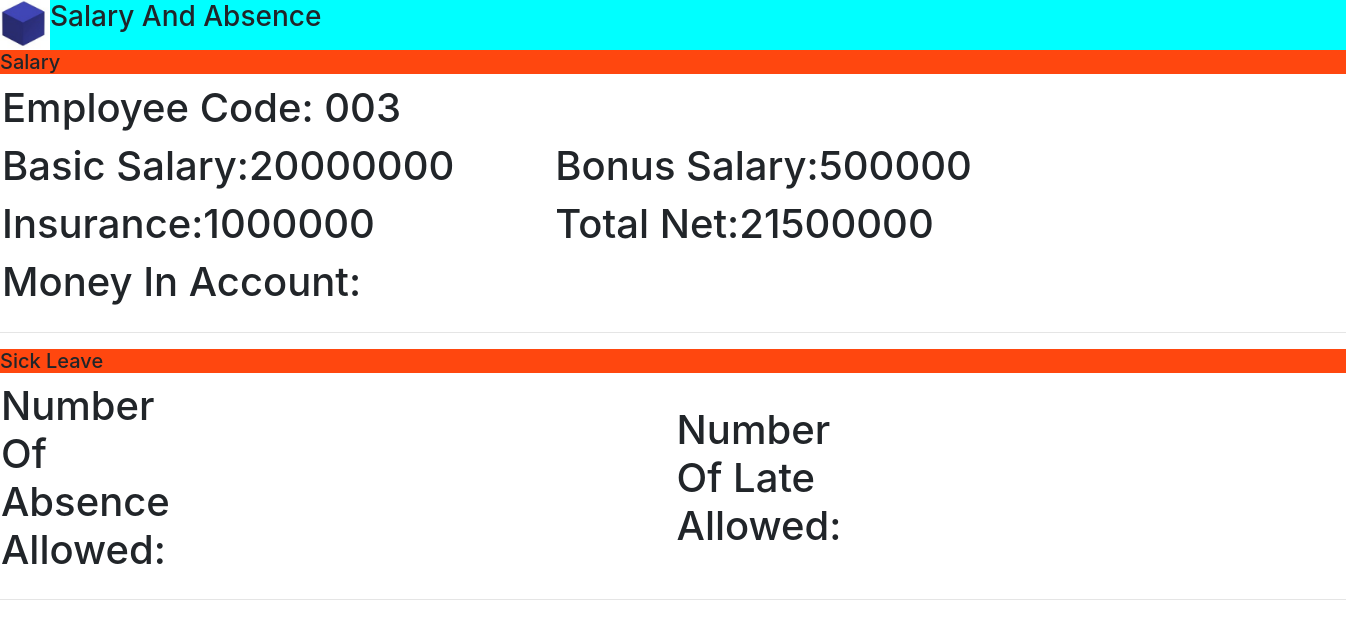
/VisualStudioCodeStuff/Common/mySalary.php (signed in), run on an earlier commit of the app's database.
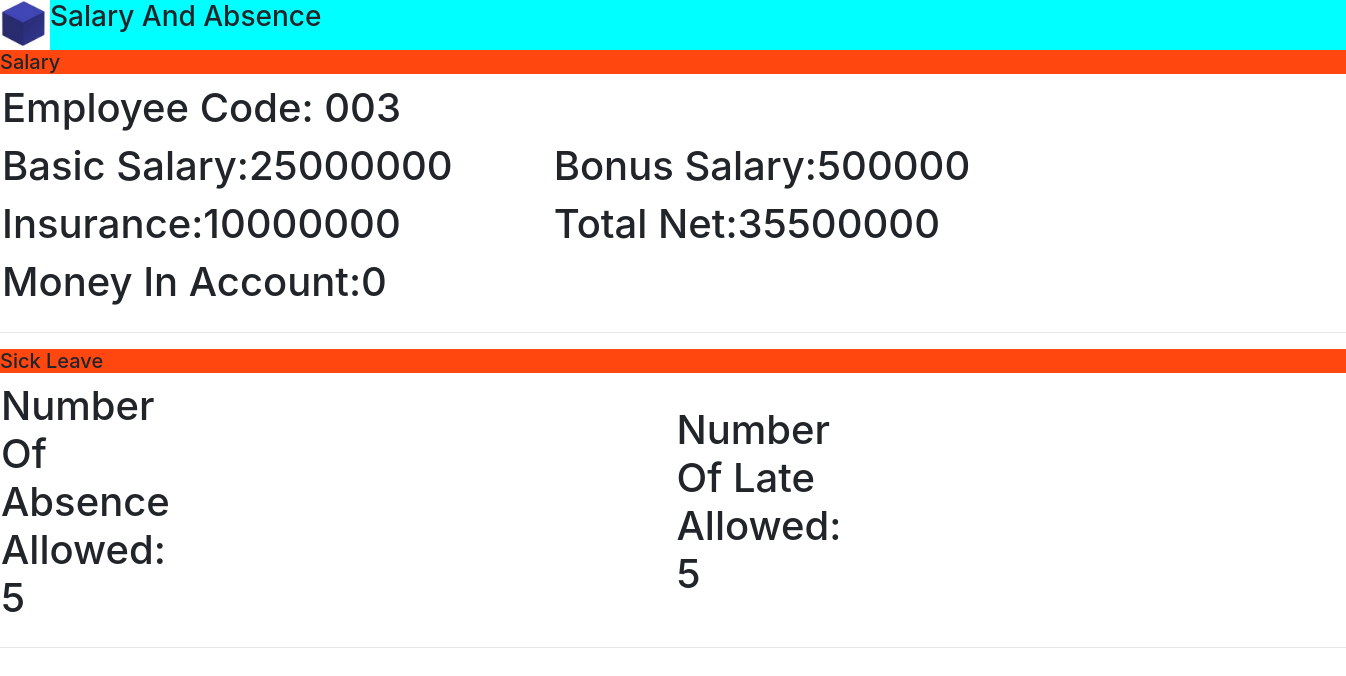
And on a later commit of the database.
### tables this page shows
CREATE TABLE `salary` (
  `EmployeeCode` varchar(5) NOT NULL,
  `basic` int(11) NOT NULL,
  `bonus` int(11) NOT NULL,
  `Insurance` int(11) NOT NULL,
  `Total Net` int(11) NOT NULL
);

CREATE TABLE `moneyPaid` (
  `EmployeeCode` varchar(5) NOT NULL,
  `Total` int(11) NOT NULL
);

CREATE TABLE `absence_bonus` (
  `emID` varchar(5) NOT NULL,
  `absence_allow` int(11) NOT NULL,
  `late_allow` int(11) NOT NULL
);

### VisualStudioCodeStuff/Common/mySalary.php (the view, shortened to what this page needs)
<?php
    $conn = new mysqli("localhost" , "root" , "" , "HRM");
    $user = $_SESSION["userCode"];
    $result = mysqli_query($conn,"SELECT `EmployeeCode`, `basic`, `bonus`,
                 `Insurance`, `Total Net` FROM `salary` WHERE `EmployeeCode` = '$user'");
    if (mysqli_num_rows($result) > 0){
        $row = mysqli_fetch_assoc($result);
                $basic = $row["basic"];
                $bonus = $row["bonus"];
                $Insurance = $row["Insurance"];
                $TotalNet = $row["Total Net"];
    }
    $result1 = mysqli_query($conn,"SELECT  `absence_allow`, `late_allow` FROM `absence_bonus` WHERE `emID` = '$user'");
    $row1 = mysqli_fetch_assoc($result1);
    $ab_allow = $row1["absence_allow"];
    $la_allow = $row1["late_allow"];
    $result2 = mysqli_query($conn,"SELECT `Total` FROM `moneyPaid` WHERE `EmployeeCode` = '$user'");
    $row2 = mysqli_fetch_assoc($result2);
    $InAccount = $row2["Total"];
 ?>
 <!DOCTYPE html>
<html>
<head>
    <link href="../bootstrap.min.css" rel="stylesheet" />
</head>
<body>
    <div id="topbar">
        <img src="favicon.ico" with="50px" height="50px"> <h3>Salary And Absence</h3>
    </div>
    <div id="generalinf">
        <h5 class = "title">Salary</h5>
        <table style="witdh:100%">
            <tr>
                <td>
                    <table style="witdh:100%">
                        <tr>
                            <td><h1>Employee Code: <?php echo $user ?></h1></td>
                        </tr>
                        <tr>
                            <td><h1>Basic Salary:<?php echo $basic ?></h1> </td>
                            <td><h1>Bonus Salary:<?php echo $bonus ?></h1> </td>
                        </tr>
                        <tr>
                            <td><h1>Insurance:<?php echo $Insurance ?></h1> </td>
                            <td><h1>Total Net:<?php echo $TotalNet?></h1> </td>
                        </tr>
                        <tr>
                            <td><h1>Money In Account:<?php echo $InAccount ?></h1> </td>
                        </tr>
                    </table>
                </td>
            </tr>
        </table>
        <hr />
        <h5 class = "title">Sick Leave</h5>
        <table style="width:100%">
            <tr>
                <th style="text-align:left"><h1>Number Of Absence Allowed: <?php echo $ab_allow ?></h1></th>
                <th style="text-align:left"><h1>Number Of Late Allowed: <?php echo $la_allow ?></h1></th>
            </tr>
        </table>
        <hr />
    </div>
</body>
</html>

What changed in the data, as far as the page shows it:
changed salary: basic "20000000" → "25000000"; Insurance "1000000" → "10000000"; Total Net "21500000" → "35500000"
added moneypaid: Total "0"
added absence_bonus: absence_allow "5", late_allow "5"
